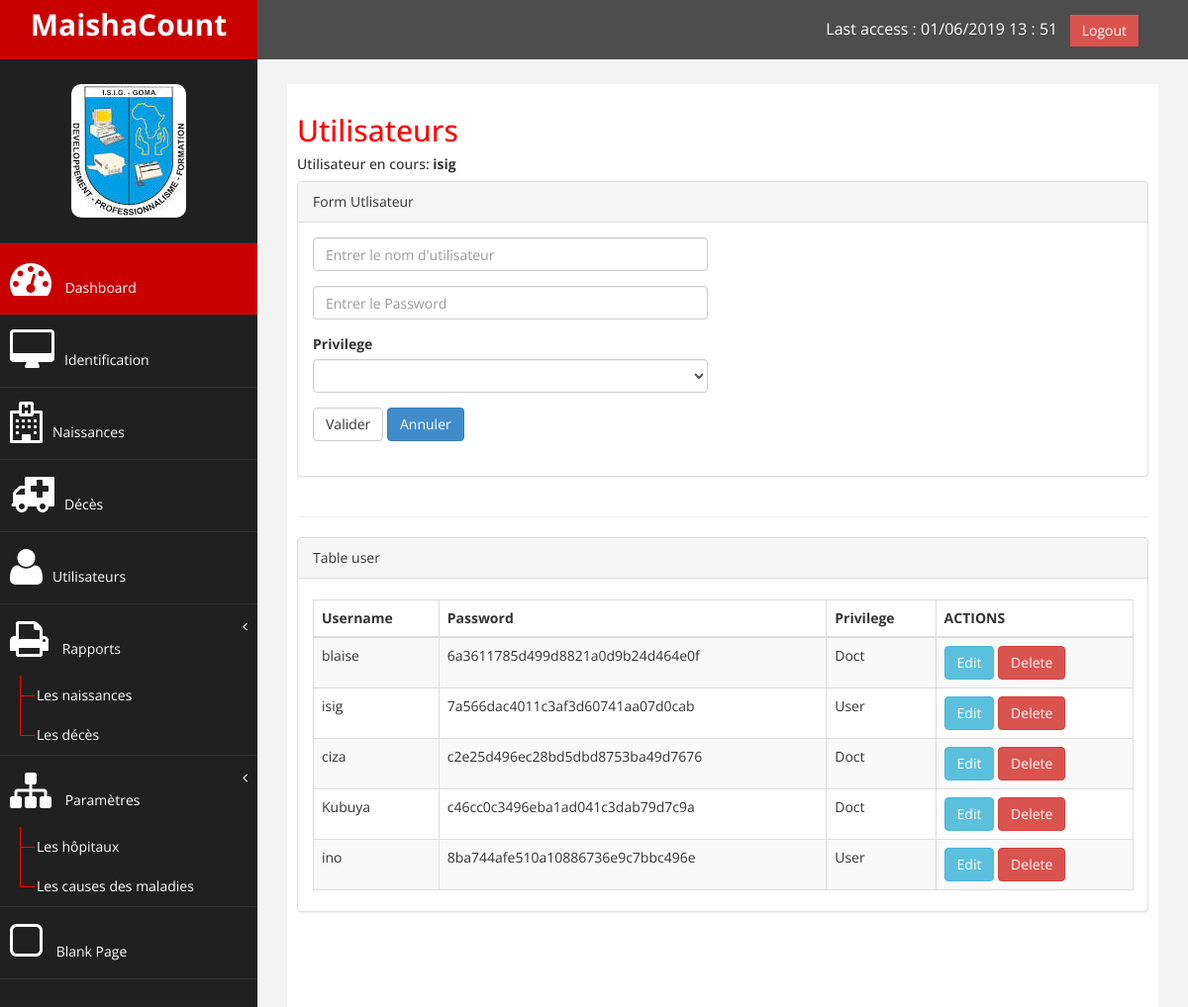
Screenshot of /utilisateur.php (signed in) with the database file from the repository.
### tables this page shows
CREATE TABLE `tbl_user` (
  `id` int(11) NOT NULL,
  `username` varchar(50) NOT NULL,
  `passuser` varchar(50) NOT NULL,
  `privilegeuser` varchar(50) NOT NULL DEFAULT 'User',
  `photouser` varchar(50) NOT NULL DEFAULT '567fa16c31ccb.jpg',
  `dateuser` int(11) DEFAULT NULL,
  `sexeuser` varchar(10) NOT NULL DEFAULT 'M',
  `date_naiss_user` date DEFAULT NULL
);

### process_user.php (called while the page is built, shortened)
<?php
        $update=false;
		$username1='';
		$passuser='';
		$privilegeuser='';
 ?>

### utilisateur.php (the view, shortened to what this page needs)
<?php require 'process_user.php'; ?>
<?php
    if(isset($_SESSION['connecter']) && $_SESSION['connecter']==true){
?>
<!DOCTYPE html>
<html xmlns="http://www.w3.org/1999/xhtml">
<head>
    <link href="assets/css/bootstrap.css" rel="stylesheet" />
    <link href="assets/css/font-awesome.css" rel="stylesheet" />
    <link href="assets/css/custom.css" rel="stylesheet" />
    <link href="assets/js/dataTables/dataTables.bootstrap.css" rel="stylesheet" />
</head>
<body>
<!-- <?php
    include('connexion.php');
?>
    <div id="wrapper">
        <nav class="navbar navbar-default navbar-cls-top " role="navigation" style="margin-bottom: 0">
            <div class="navbar-header">
                <a class="navbar-brand" href="">MaishaCount</a>
            </div>
  <div style="color: white;
padding: 15px 50px 5px 50px;
float: right;
font-size: 16px;"> Last access : <?php echo $_SESSION['jour']."/".$_SESSION['mois']."/".$_SESSION['annee']." ".$_SESSION['heure']." : ".$_SESSION['minute'];
?> &nbsp; <a href="deconnexion.php" class="btn btn-danger square-btn-adjust">Logout</a> </div>
        </nav>
                <nav class="navbar-default navbar-side" role="navigation">
            <div class="sidebar-collapse">
                <ul class="nav" id="main-menu">
                <li class="text-center">
                    <img src="<?php echo $_SESSION['photo']?>" class="user-image img-responsive"/>
                    </li>
                    <li>
                        <a class="active-menu"  href="admin.php"><i class="fa fa-dashboard fa-3x"></i> Dashboard</a>
                    </li>
                     <li>
                        <a  href="identite.php"><i class="fa fa-desktop fa-3x"></i>Identification</a>
                    </li>
                    <li>
                        <a  href="naissance.php"><i class="fa fa-hospital-o fa-3x"></i>Naissances</a>
                    </li>
                           <li  >
                        <a   href="deces.php"><i class="fa fa-ambulance fa-3x"></i>Décès</a>
                    </li>
                      <li  >
                        <a  href="utilisateur.php"><i class="fa fa-user fa-3x"></i>Utilisateurs</a>
                    </li>
                    <li>
                        <a href="#"><i class="fa fa-print fa-3x"></i> Rapports<span class="fa arrow"></span></a>
                        <ul class="nav nav-second-level">
                            <li>
                                <a href="rptnaissance.php">Les naissances</a>
                            </li>
                            <li>
                                <a href="rptdeces.php">Les décès</a>
                            </li>
                        </ul>
                      </li>
                    <li>
                        <a href="#"><i class="fa fa-sitemap fa-3x"></i> Paramètres<span class="fa arrow"></span></a>
                        <ul class="nav nav-second-level">
                            <li>
                                <a href="hopital.php">Les hôpitaux</a>
                            </li>
                            <li>
                                <a href="cause.php">Les causes des maladies</a>
                            </li>
                        </ul>
                      </li>
                  <li  >
                        <a  href="blank.html"><i class="fa fa-square-o fa-3x"></i> Blank Page</a>
                    </li>
                </ul>
            </div>
        </nav>
        <div id="page-wrapper" >
            <div id="page-inner">
                <div class="row">
                    <div class="col-md-12">
                     <h2>Utilisateurs</h2>
                        <h5>Utilisateur en cours: <strong><?php echo $_SESSION['nom']?></strong> </h5>
                    </div>
                </div>
               <div class="row">
                <div class="col-md-12">
                    <div class="panel panel-default">
                        <div class="panel-heading">
                            Form Utlisateur
                        </div>
                    <div class="panel-body">
                            <div class="row">
                                <div class="col-md-6">
                                    <form role="form" action="process_user.php" method="POST" >
                                        <div class="form-group">
                                            <input class="form-control" name="username" value="<?php echo $username1; ?>" placeholder="Entrer le nom d'utilisateur" />
                                        </div>
                                        <div class="form-group">
                                            <input class="form-control" type="Password" name="passuser" value="<?php echo $passuser; ?>" placeholder="Entrer le Password" />
                                        </div>
                                        <label>Privilege</label>
                                        <div class="form-group">
                                            <select class="form-control" name="privilegeuser">
                                                <option value="<?php echo $privilegeuser; ?>" selected><?php echo $privilegeuser; ?></option>
                                                <option value="SA">SA</option>
                                            </select>
                                        </div>
                                    <?php
                                    if($update==true):
                                     ?>
                                 <button type="submit" name="update" class="btn btn-info">Update</button>
                             <?php else: ?>
                                        <button type="submit" name="submit" class="btn btn-default">Valider</button>
                            <?php endif ?>
                                        <button type="reset" class="btn btn-primary">Annuler</button>
                                    </form>
                                    <br />
                                </div>
                            </div>
                        </div>
                    </div>
                </div>
            </div>
<?php
        $rq="SELECT * FROM tbl_user";
        $result=mysqli_query($base,$rq) OR die(mysql_error());
 ?>
                 <hr />
            <div class="row">
                <div class="col-md-12">
                    <div class="panel panel-default">
                        <div class="panel-heading">
                             Table user
                        </div>
                        <div class="panel-body">
                            <div class="table-responsive">
                                <table class="table table-striped table-bordered table-hover" id="dataTables-example">
                                    <thead>
                                        <tr>
                                            <th>Username</th>
                                            <th>Password</th>
                                            <th>Privilege</th>
                                            <th colspan="2">ACTIONS</th>
                                        </tr>
                                    </thead>
                                    <tbody>
                                    <?php
                                    while ($row=mysqli_fetch_array($result)):
                                     ?>
                                        <tr class="odd gradeX">
                                            <td><?php echo $row['username']; ?></td>
                                            <td><?php echo $row['passuser']; ?></td>
                                            <td><?php echo $row['privilegeuser']; ?></td>
                                            <td>
                                                <a href="utilisateur.php?edit=<?php echo $row['id'] ;?>" class="btn btn-info">Edit</a>
                                                <a href="process_user.php?delete= <?php echo $row['id']; ?>" class="btn btn-danger">Delete</a>
                                            </td>
                                        </tr>
                                    <?php endwhile; ?>
                                    </tbody>
                                </table>
                            </div>
                        </div>
                    </div>
                </div>
            </div>
        </div>
    </div>
            </div>
</body>
</html>
<?php
}else
    header('location:./index.php');
?>

### assets/css/custom.css (style rules this page uses)
body { font-family: 'Open Sans', sans-serif; }
#wrapper { width: 100%; background:#202020; }
#page-wrapper { padding: 15px 15px; min-height: 600px; background:#F3F3F3; }
#page-inner { width:100%; margin:10px 20px 10px 0px; background-color:#fff!important; padding:10px; min-height:1200px; }
.text-center { text-align:center; }
h2 { color: #f00; }
.square-btn-adjust { border: 0px solid transparent; -webkit-border-radius: 0px; -moz-border-radius: 0px; border-radius: 0px; }
.user-image { margin: 25px auto; -webkit-border-radius: 10px; -moz-border-radius: 10px; border-radius: 10px; max-height:170px; max-width:170px; }
.navbar-cls-top .navbar-brand { color: #fff; background: #C90000; width: 260px; text-align: center; height: 60px; font-size: 30px; font-weight: 700; }
.active-menu { background-color:#C90000!important; }
.arrow { float: right; }
.fa.arrow:before { content: "\f104"; }
.nav-second-level li, .nav-third-level li { border-bottom: none !important; }
.nav-second-level li a { padding-left: 37px; }
.sidebar-collapse , .sidebar-collapse .nav { background:none; }
.sidebar-collapse .nav { padding:0; }
.sidebar-collapse .nav > li > a { color:#fff; background:#202020; text-shadow:none; }
.sidebar-collapse > .nav > li > a { padding:15px 10px; }
.sidebar-collapse > .nav > li { border-bottom: 1px solid rgba(107, 108, 109, 0.19); }
.nav-second-level > li > a:before , .nav-third-level > li > a:before { content:""; display:block; position:absolute; left:20px; width:15px; height:1px; background:#ff0000; top:20px; }
.nav-second-level > li > a:after, .nav-third-level > li > a:after { content:""; display:block; position:absolute; left:20px; width:1px; height:100%; background:#ff0000; top:0px; z-index:10; }
.nav-second-level > li:last-child > a:after, .nav-third-level > li:last-child > a:after { height:50%; }
.navbar-side { border:none; background-color: #202020; }
.navbar-cls-top { background:#4D4D4D; border-bottom:none; }
.navbar-default { border:0px solid black; }
.navbar-header { background: #A70303; }
.nav > li > a > i { margin-right:10px; }
@media (min-width:768px) { #page-wrapper { margin: 0 0 0 260px; padding: 15px 30px; min-height: 1200px; } }
@media (min-width:768px) { .navbar-side { z-index: 1; position: absolute; width: 260px; } }
@media (min-width:768px) { .navbar { border-radius: 0px; } }

### rows the page displays
tbl_user: username "blaise", passuser "6a3611785d499d8821a0d9b24d464e0f", privilegeuser "Doct"
tbl_user: username "isig", passuser "7a566dac4011c3af3d60741aa07d0cab", privilegeuser "User"
tbl_user: username "ciza", passuser "c2e25d496ec28bd5dbd8753ba49d7676", privilegeuser "Doct"
tbl_user: username "Kubuya", passuser "c46cc0c3496eba1ad041c3dab79d7c9a", privilegeuser "Doct"
tbl_user: username "ino", passuser "8ba744afe510a10886736e9c7bbc496e", privilegeuser "User"

### other values shown
$_SESSION['jour'] "01"
$_SESSION['mois'] "06"
$_SESSION['annee'] "2019"
$_SESSION['heure'] "13"
$_SESSION['minute'] "51"
$_SESSION['nom'] "isig"
